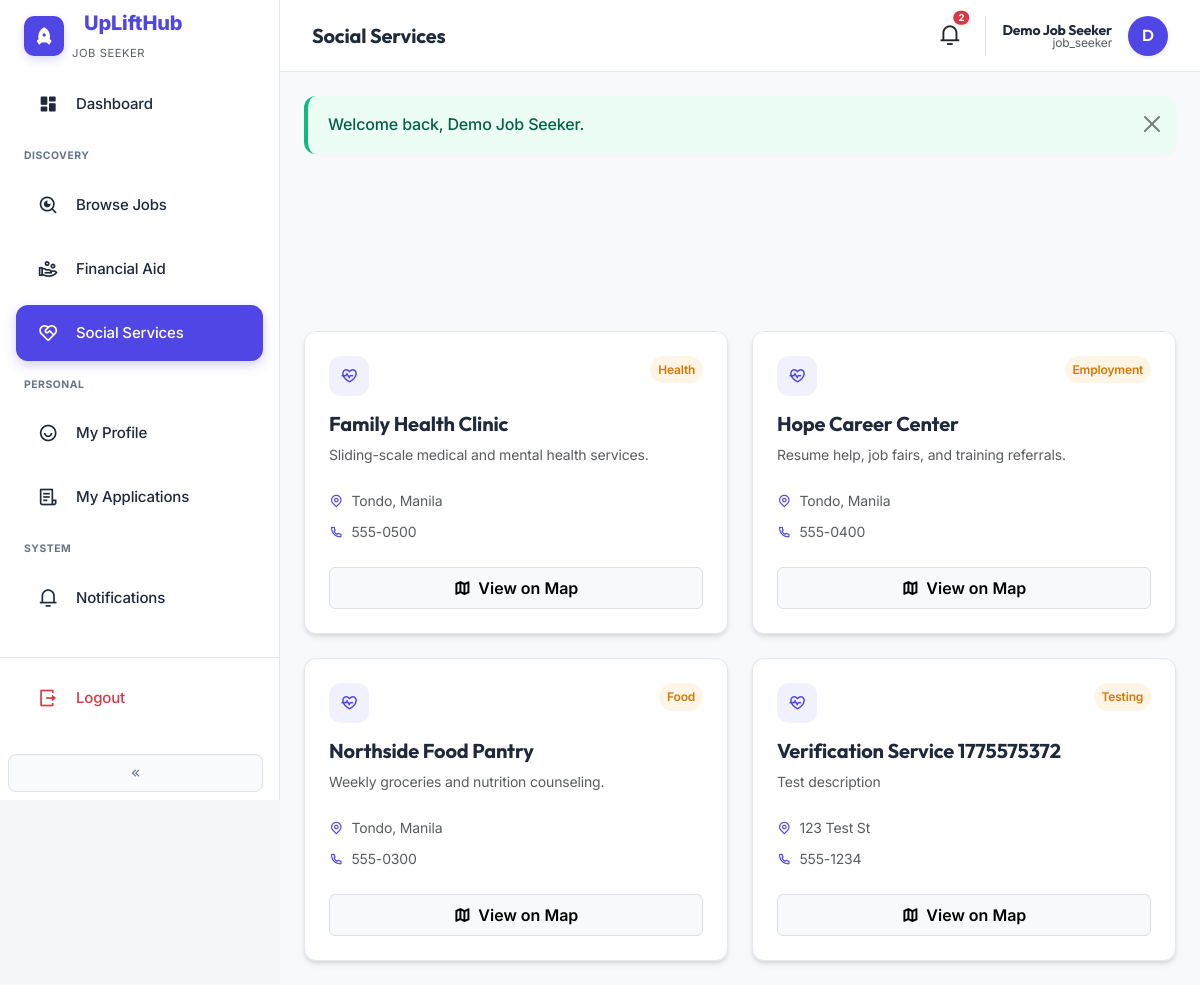
/jobseeker/social-services.php (signed in), run on the app's committed database.
### tables this page shows
CREATE TABLE `social_services` (
  `id` int(10) UNSIGNED NOT NULL,
  `name` varchar(255) NOT NULL,
  `description` text DEFAULT NULL,
  `exact_address` varchar(500) DEFAULT NULL,
  `category` varchar(100) DEFAULT NULL,
  `phone` varchar(255) DEFAULT NULL,
  `latitude` decimal(10,7) DEFAULT NULL,
  `longitude` decimal(10,7) DEFAULT NULL,
  `posted_by_user_id` int(10) UNSIGNED DEFAULT NULL,
  `status` enum('pending_approval','published','rejected','active') NOT NULL DEFAULT 'active',
  `moderation_status` enum('pending_approval','published','rejected') NOT NULL DEFAULT 'published',
  `created_at` timestamp NOT NULL DEFAULT current_timestamp()
);

### includes/functions.php (called while the page is built, shortened)
<?php
function e(string $s): string
{
    return htmlspecialchars($s, ENT_QUOTES, 'UTF-8');
}

### jobseeker/social-services.php (the view, shortened to what this page needs)
<?php
$pdo = db();
$services = $pdo->query(
    "SELECT id, name, description, exact_address, category, phone, latitude, longitude FROM social_services
     WHERE moderation_status = 'published' ORDER BY name"
)->fetchAll();
require_once dirname(__DIR__) . '/includes/partials/dashboard-start.php';
require_once dirname(__DIR__) . '/includes/partials/map-modal.php';
?>
<div class="row g-4 mb-4 mt-2">
  <div class="col-12">
  </div>
</div>
<div class="row g-4">
  <?php foreach ($services as $s): ?>
    <div class="col-12 col-lg-6">
      <div class="card-premium-admin h-100 d-flex flex-column hover-lift">
        <div class="p-4 flex-grow-1">
          <div class="d-flex justify-content-between align-items-start mb-3">
             <div class="metric-icon indigo flex-shrink-0 mb-0" style="width: 40px; height: 40px; font-size: 1.1rem;">
               <i class="ri-heart-pulse-line"></i>
             </div>
             <span class="badge-admin badge-pending"><?= e((string) $s['category']) ?></span>
          </div>
          <h2 class="h5 fw-bold mb-2" style="font-family: 'Outfit', sans-serif;"><?= e($s['name']) ?></h2>
          <p class="text-muted small mb-4"><?= nl2br(e((string) $s['description'])) ?></p>
          <div class="space-y-2">
             <div class="d-flex align-items-center gap-2 text-muted small">
                <i class="ri-map-pin-line text-indigo"></i>
                <span><?= e((string) $s['exact_address']) ?></span>
             </div>
             <div class="d-flex align-items-center gap-2 text-muted small mt-2">
                <i class="ri-phone-line text-indigo"></i>
                <span><?= e((string) $s['phone']) ?></span>
             </div>
          </div>
        </div>
        <div class="px-4 pb-4 mt-auto">
          <?php if (!empty($s['exact_address'])): ?>
            <div class="d-grid shadow-none">
              <button class="btn btn-light border py-2 fw-semibold small"
                      data-view-location
                      data-address="<?= e((string) $s['exact_address']) ?>"
                      data-title="<?= e($s['name']) ?>">
                <i class="ri-map-2-line me-2"></i>View on Map
              </button>
            </div>
          <?php endif; ?>
        </div>
      </div>
    </div>
  <?php endforeach; ?>
</div>
<?php require dirname(__DIR__) . '/includes/partials/dashboard-end.php'; ?>

### assets/css/uplifthub.css (style rules this page uses)
:root { --uplift-indigo: #2D5BFF; --uplift-indigo-dark: #1E3BB3; --uplift-blue: #2D5BFF; --uplift-black: #1A1D23; --uplift-green: #34D399; --uplift-orange: #F59E0B; --uplift-purple: #8B5CF6; --uplift-soft-blue: #F8FAFE; --uplift-card-bg: #ffffff; --uplift-sidebar: #f5f7fb; --uplift-border: rgba(0,0,0,0.06); }
.uplift-body { --bg: #ffffff; --section-alt: var(--uplift-soft-blue); --panel: #ffffff; --muted: #64748b; color: var(--uplift-black); background-color: var(--bg); font-family: 'Inter', system-ui, -apple-system, sans-serif; line-height: 1.6; }

### assets/css/admin-premium.css (style rules this page uses)
:root { --admin-indigo: #4F46E5; --admin-indigo-light: #818CF8; --admin-indigo-soft: rgba(79, 70, 229, 0.08); --admin-bg: #F8FAFC; --admin-card-bg: #FFFFFF; --admin-sidebar-bg: #FFFFFF; --admin-border: #E2E8F0; --admin-text-main: #1E293B; --admin-text-muted: #64748B; --admin-radius: 0.75rem; --admin-shadow: 0 4px 6px -1px rgba(0, 0, 0, 0.1), 0 2px 4px -1px rgba(0, 0, 0, 0.06); --admin-shadow-lg: 0 10px 15px -3px rgba(0, 0, 0, 0.1), 0 4px 6px -2px rgba(0, 0, 0, 0.05); }
body.admin-body { background-color: var(--admin-bg); color: var(--admin-text-main); font-family: 'Inter', 'Outfit', sans-serif; letter-spacing: -0.01em; }
.text-indigo { color: var(--admin-indigo) !important; }
.card-premium-admin { background: var(--admin-card-bg); border: 1px solid var(--admin-border); border-radius: var(--admin-radius); box-shadow: var(--admin-shadow); transition: all 0.3s ease; }
.metric-icon { width: 48px; height: 48px; border-radius: 12px; display: flex; align-items: center; justify-content: center; font-size: 1.5rem; margin-bottom: 1rem; }
.metric-icon.indigo { background: var(--admin-indigo-soft); color: var(--admin-indigo); }
.badge-admin { padding: 0.35em 0.65em; font-size: 0.75em; font-weight: 600; border-radius: 9999px; text-transform: capitalize; }
.badge-pending { background: rgba(245, 158, 11, 0.1); color: #D97706; }
* { transition: background-color 0.2s, border-color 0.2s, color 0.2s, transform 0.2s; }

### data on the page
social_services: category "Health", name "Family Health Clinic", description "Sliding-scale medical and mental health services.", exact_address "Tondo, Manila", phone "555-0500"
social_services: category "Employment", name "Hope Career Center", description "Resume help, job fairs, and training referrals.", exact_address "Tondo, Manila", phone "555-0400"
social_services: category "Food", name "Northside Food Pantry", description "Weekly groceries and nutrition counseling.", exact_address "Tondo, Manila", phone "555-0300"
social_services: category "Testing", name "Verification Service 1775575372", description "Test description", exact_address "123 Test St", phone "555-1234"

### other printed values
$pageTitle "Social Services"
$notifCount "2"
$u['name'] "Demo Job Seeker"
$role === 'admin' ? 'Administrator' : $role "job_seeker"
substr($u['name'], 0, 1) "D"
$f['message'] "Welcome back, Demo Job Seeker."
